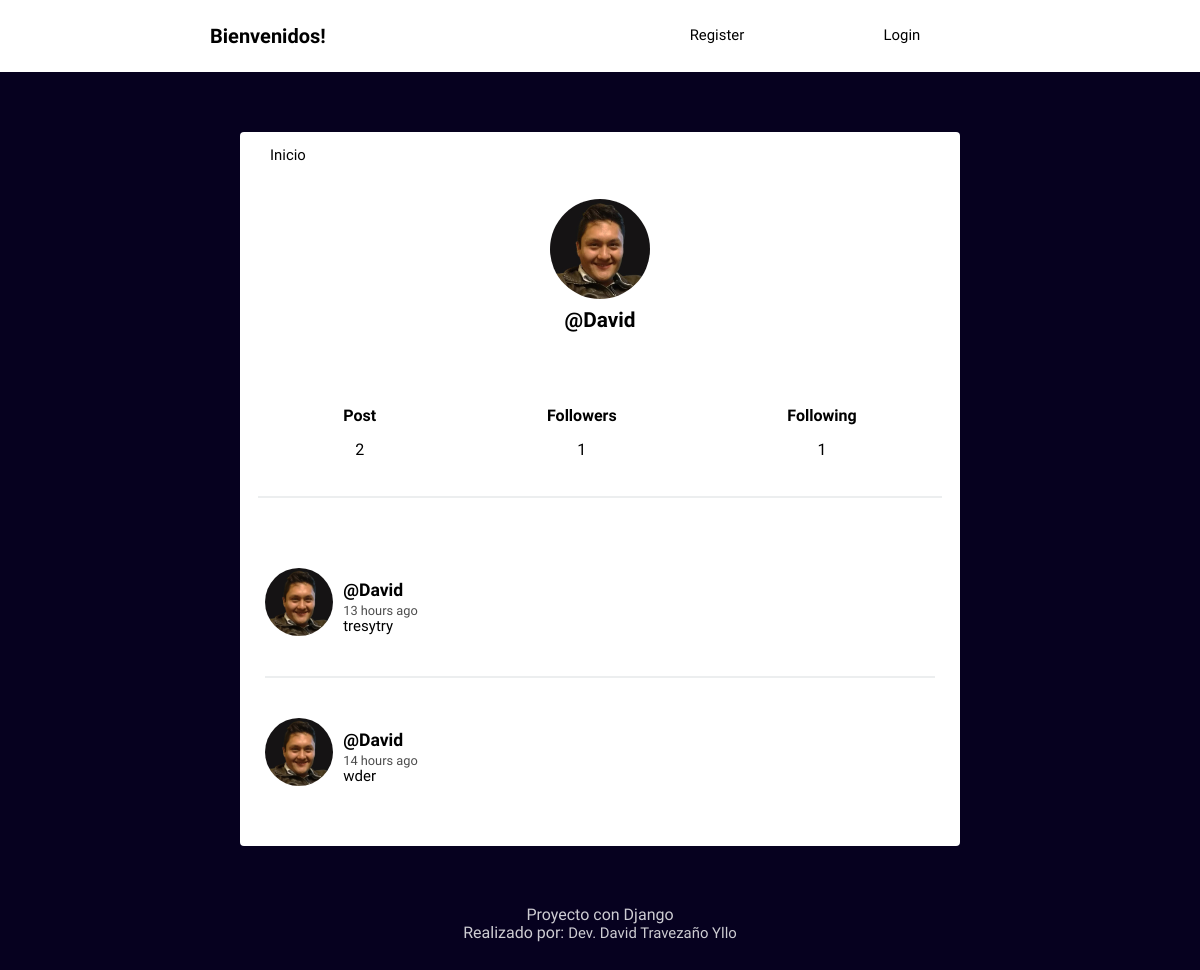
The page /profile/David/ on the database as committed earlier.
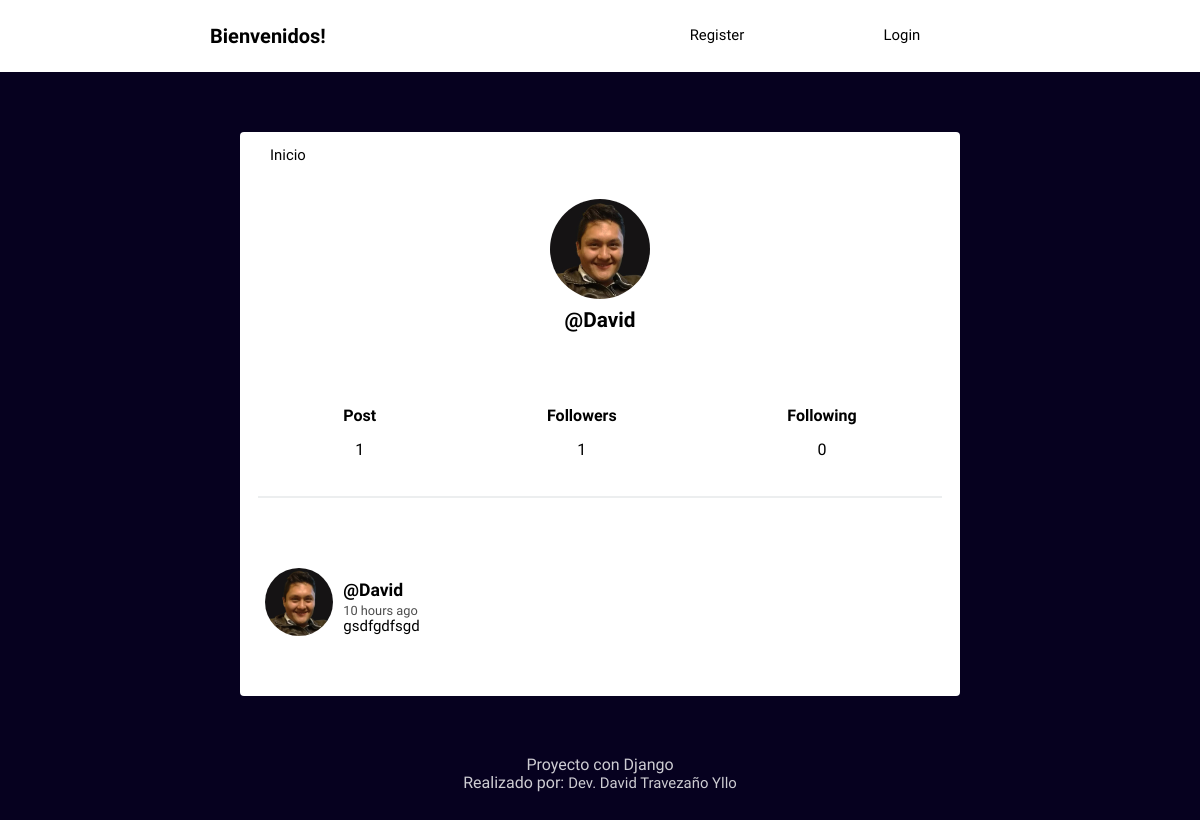
The same page on the database as committed later.
### Social/models.py (models this page shows, shortened)
class Profile(models.Model):
    user = models.OneToOneField(User, on_delete=models.CASCADE)
    image = models.ImageField(default='batman.png')
    def following(self):
        user_ids = Relationship.objects.filter(from_user=self.user)\
                                .values_list('to_user_id', flat=True)
        return User.objects.filter(id__in=user_ids)
    def followers(self):
        user_ids = Relationship.objects.filter(to_user=self.user)\
                                .values_list('from_user_id', flat=True)
        return User.objects.filter(id__in=user_ids)

class Post(models.Model):
    user = models.ForeignKey(User, on_delete=models.CASCADE, related_name='posts')
    timestamp = models.DateTimeField(default=timezone.now)
    content = models.TextField()
    class Meta:
        ordering = ['-timestamp']

### Social/views.py (the view)
# urls.py: path("profile/", views.profile, name="profile"),
def profile(request, username=None):
    current_user = request.user
    if username and username != current_user.username:
        user = User.objects.get(username=username)
        posts = user.posts.all()
    else:
        posts = current_user.posts.all()
        user = current_user
    return render(request,'social/profile.html', {'user':user, 'posts':posts})

### Social/templates/social/profile.html (shortened to what this page needs)
{% extends 'social/feed.html' %}
{% block content %}
<div class="profile">
	<img src="{{ user.profile.image.url }}">
	<h2>@{{ user.username }}</h2>
</div>
<div class="follow">
	<div>
		<h5>Post</h5>
		<p>{{ user.posts.count }}</p>
	</div>
	<div>
		<h5>Followers</h5>
		<p>{{ user.profile.followers.count}}</p>
	</div>
	<div>
		<h5>Following</h5>
		<p>{{ user.profile.following.count}}</p>
	</div>
</div>
{{ block.super }}
{% endblock %}

### Social/templates/social/feed.html (shortened to what this page needs)
{% extends 'social/layout.html' %}
{% load humanize%}
{% block content %}
{% for post in posts %}
<article>
    <div class="container-article">
        <img src={{post.user.profile.image.url}}>
        <div>
            <h2 class="username"><a href="{% url 'profile' post.user.username %}">@{{post.user.username}}</a></h2>
            <time data-time="#">{{post.timestamp|naturaltime}}</time>
            <div class="post">{{post.content}}</div>
        </div>
    </div>
</article>
{%endfor%}
{% endblock %}

### Social/templates/social/layout.html (shortened to what this page needs)
<!DOCTYPE html>
<html>
<head>
	<link rel="stylesheet" type="text/css" href="../../static/normalize.css">
	<link rel="stylesheet" type="text/css" href="../../static/style.css">
</head>
<body>
	<header class="main-head fixed-top">
		<nav class="main">
			<h1 id="logo">Bienvenidos!</h1>
			<ul>
				{% if request.user.is_authenticated %}
				<li><a href="{% url 'logout' %}">Logout</a></li>
				<li><a href="{% url 'create_profile' %}">Crear Perfil</a></li>
				{% else %}
				<li><a href="{% url 'register' %}">Register</a></li>
				<li><a href="{% url 'login' %}">Login</a></li>
				{% endif %}
			</ul>
		</nav>
	</header>
	<div class="main">
		<nav class="second-nav">
			<a class="feed" href="{% url 'feed' %}">Inicio</a>
		</nav>
		{% block content %}
		{% endblock content %}
	</div>
	<footer>
		<div class="row">
			<p>Proyecto con Django<br>Realizado por: <a href="https://david110690.github.io/Portafolio_DavidTravezano/" target="_blank">Dev. David Travezaño Yllo </a></p>
		</div>
	</footer>
</body>
</html>

### static/style.css (style rules this page uses)
body { background: #06011f; font-size: 62.5%; font-family: 'Varela Round', Helvetica, Arial, serif; }
h5 { font-size: 1rem; margin-bottom: 0; }
p { font-size: 1rem; }
img { object-fit: cover; }
.main-head { background: white; color: black; }
nav.main { min-height: 7vh; display: flex; width: 65%; margin: auto; align-items: center; padding: 0.5rem; }
nav.main ul { display: flex; flex: 1 1 40rem; justify-content: space-around; align-items: center; list-style: none; }
#logo { flex: 2 1 40rem; }
a { font-size: .93rem; text-decoration: none; color: black; }
.main { background: white; width: 60%; margin: 5% auto; border-radius: 4px; padding-bottom: 20px; }
.second-nav { display: flex; padding: 15px 30px; }
.second-nav .feed { flex: 1 1 30px; }
article { width: 93%; margin: auto; padding: 40px 0; border-bottom: 2px solid #ECEEEF; }
.username { margin-bottom: .2rem; }
.username a { font-size: 1.1rem; }
.container-article { display: flex; }
.container-article img { height: 68px; width: 68px; margin-right: 10px; border-radius: 50%; }
article:last-child { border-bottom: 0; }
time { font-size: .8rem; opacity: .7; }
.post { font-size: .94rem; }
.profile { display: flex; align-items: center; flex-direction: column; }
.profile img { height: 100px; width: 100px; margin-right: 10px; border-radius: 50%; margin: 20px; }
.profile h2 { margin-top: -10px; font-size: 1.3rem; }
.follow { display: flex; width: 95%; justify-content: space-around; margin: 30px auto; text-align: center; border-bottom: 2px solid #ECEEEF; padding-bottom: 20px; }
footer { color: white; text-align: center; font-size: .875em; margin: 40px 0; }
footer p { opacity: .8; }
footer p a { color: white; }

Rows that differ between the two databases and show on the page:
removed Post: user.profile.image (picture), user.username "David", timestamp "13 hours ago", content "tresytry"
removed Post: user.profile.image (picture), user.username "David", timestamp "14 hours ago", content "wder"
added Post: user.profile.image (picture), user.username "David", timestamp "10 hours ago", content "gsdfgdfsgd"
Other text that changed with them:
{{ user.posts.count }}: "2" → "1"
{{ user.profile.following.count }}: "1" → "0"
